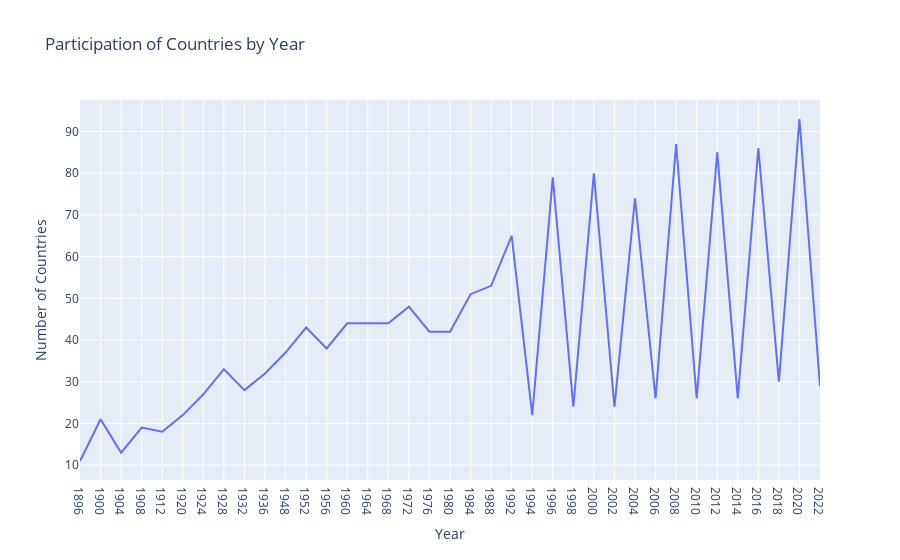

Source (notebook cell):
### Code cell
participation_count = data.groupby('year')['country_name'].nunique().reset_index()


fig = px.line(participation_count, x='year', y='country_name', title='Participation of Countries by Year',
              labels={'country_name': 'Number of Countries', 'year': 'Year'})

fig.show()

### Figure 1 — Plotly figure (JSON) as saved in the notebook; plotly's stock layout.template omitted (floating-point values rounded to 4 significant figures)
{"data": [{"hovertemplate": "Year=%{x}<br>Number of Countries=%{y}<extra></extra>", "legendgroup": "", "line": {"color": "#636efa", "dash": "solid"}, "marker": {"symbol": "circle"}, "mode": "lines", "name": "", "orientation": "v", "showlegend": false, "type": "scatter", "x": ["1896", "1900", "1904", "1908", "1912", "1920", "1924", "1928", "1932", "1936", "1948", "1952", "1956", "1960", "1964", "1968", "1972", "1976", "1980", "1984", "1988", "1992", "1994", "1996", "1998", "2000", "2002", "2004", "2006", "2008", "2010", "2012", "2014", "2016", "2018", "2020", "2022"], "xaxis": "x", "y": [11, 21, 13, 19, 18, 22, 27, 33, 28, 32, 37, 43, 38, 44, 44, 44, 48, 42, 42, 51, 53, 65, 22, 79, 24, 80, 24, 74, 26, 87, 26, 85, 26, 86, 30, 93, 29], "yaxis": "y"}], "layout": {"legend": {"tracegroupgap": 0}, "title": {"text": "Participation of Countries by Year"}, "xaxis": {"anchor": "y", "domain": [0, 1], "title": {"text": "Year"}}, "yaxis": {"anchor": "x", "domain": [0, 1], "title": {"text": "Number of Countries"}}}}
